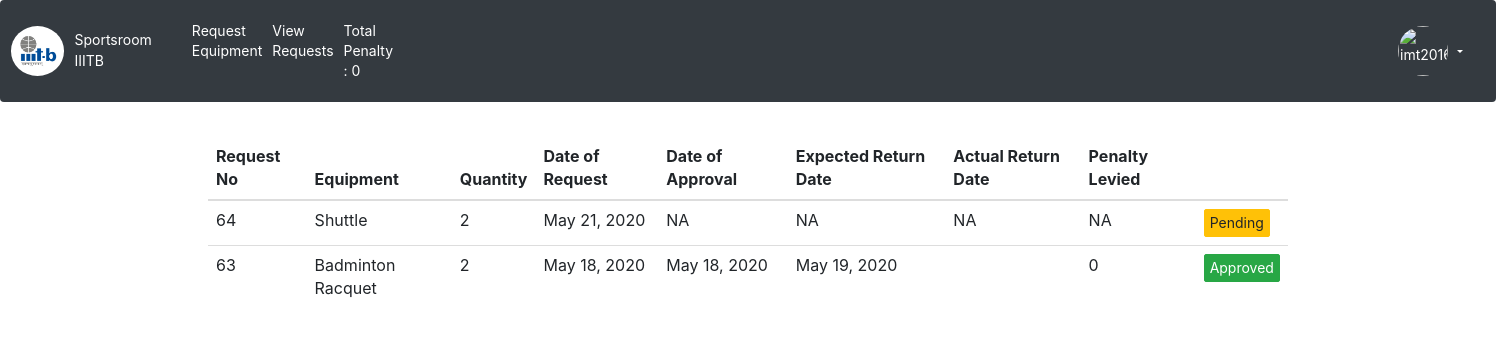
Screenshot of /sportsEquipment/viewRequest/ (signed in) with the database file from the repository.
### login/models.py (models this page shows, shortened)
class UserProfileInfo(models.Model):
    user        =   models.OneToOneField(User,on_delete = models.CASCADE)
    totalPenalty=   models.IntegerField(default=0)
    otp_no = 0
    profile_pic =   models.ImageField(upload_to="profile_pics",blank=True)
    is_verified = models.IntegerField(default=0)

### sportsEquipment/models.py (models this page shows, shortened)
class EquipmentRequest(models.Model):
	reqId           =   models.AutoField(primary_key=True)
	eqp             =   models.ForeignKey(Equipments,on_delete=models.CASCADE)
	quantity        =   models.IntegerField(validators=[MinValueValidator(1), MaxValueValidator(2)])
	user            =   models.ForeignKey(User,on_delete=models.CASCADE)
	dtOfRequest     =   models.DateTimeField()
	dtAvailed       =   models.DateTimeField(null=True)
	dtOfExpRet      =   models.DateTimeField(null=True)
	dtOfActualRet   =   models.DateTimeField(null=True)
	penalty         =   models.IntegerField(default=0)
	choices = (
		(0, 'PENDING'),
		(1, 'ACCEPTED'),
		(2, 'REJECTED'),
		(3, 'RETURNED')
	)
	reqStatus       =   models.IntegerField(default=0,choices=choices)

class Equipments(models.Model):
	eqpId       = models.AutoField(primary_key=True)
	eqpName     = models.CharField(max_length=50)
	eqpQuantity = models.IntegerField(default=0,validators=[MinValueValidator(1)])
	someInt = 0
	eqpQuantityTaken = models.IntegerField(default=0,validators=[MaxValueValidator(someInt)])
	def __init__(self,*args,**kwargs):
		super(Equipments, self).__init__(*args, **kwargs)
		if(self.someInt == 0):
			self.someInt = self.eqpQuantity

### sportsEquipment/views.py (the view)
# urls.py: path(r'viewRequest/',views.viewRequest,name='viewRequest'),
@login_required
def viewRequest(request):
	userProfile = UserProfileInfo.objects.get(user=request.user)
	user = request.user
	print(user)
	lstRequest = list(EquipmentRequest.objects.filter(user=user).order_by('-dtOfRequest'))
	print(lstRequest)
	lstRequest = utcToIst(lstRequest)
	print("No of requests: ", len(lstRequest))
	return render(request, 'EndUser/viewRequest.html', {'lstRequest': lstRequest,'userProfile': userProfile});

### sportsEquipment/views.py (called while the page is built)
def utcToIst(lstRequest):
	for request in lstRequest:
		if request.dtOfRequest is not None:
			request.dtOfRequest = request.dtOfRequest.astimezone(timezone('Asia/Kolkata'))
		if request.dtOfExpRet is not None:
			request.dtOfExpRet = request.dtOfExpRet.astimezone(timezone('Asia/Kolkata'))
		if request.dtOfActualRet is not None:
			request.dtOfActualRet = request.dtOfActualRet.astimezone(timezone('Asia/Kolkata'))
		if request.dtAvailed is not None:
			request.dtAvailed = request.dtAvailed.astimezone(timezone('Asia/Kolkata'))
	return lstRequest

### templates/EndUser/viewRequest.html
{% extends 'EndUser/advlayout.html' %}
{% block body %}
  <div class="container">
    <br>
    <table class="table table-hover">
    <thead>
      <tr>
        <th>Request No</th>
        <th>Equipment</th>
        <th>Quantity</th>
        <th>Date of Request</th>
        <th>Date of Approval</th>
        <th>Expected Return Date</th>
        <th>Actual Return Date</th>
        <th>Penalty Levied</th>
        <th></th>
      </tr>
    </thead>
    <tbody>
      {% for request in lstRequest %}
      <tr>
        <td>{{ request.reqId }}
        <td>{{ request.eqp.eqpName }}</td>
        <td>{{ request.quantity }} </td>
        <td>{{ request.dtOfRequest.date }}</td>
        <td>
            {% if request.dtAvailed.date == None %}
                NA
            {% else %}
                {{ request.dtAvailed.date }}
            {% endif %}
        </td>
        <td>
            {% if request.dtAvailed.date == None %}
                NA
            {% else %}
                {{ request.dtOfExpRet.date }}
            {% endif %}
        </td>
        <td>{% if request.dtAvailed.date == None %}
                NA
            {% else %}
                {{ request.dtOfActualRet.date }}
            {% endif %}
        </td>
        <td>{% if request.dtAvailed.date == None %}
                NA
            {% else %}
                {{ request.penalty }}
            {% endif %}
        </td>
        <td>
            {% if request.reqStatus == 0 %}
                <a href="#" class="btn btn-warning btn-sm" role="button" aria-pressed="true" style="font-size: 14px"> Pending </a>
            {% elif request.reqStatus == 1 %}
                <a href="#" class="btn btn-success btn-sm" role="button" aria-pressed="true"style="font-size: 14px" > Approved </a>
            {% elif request.reqStatus == 2 %}
                <a href="#" class="btn btn-danger btn-sm" role="button" aria-pressed="true" style="font-size: 14px"> Rejected </a>
            {% else %}
                <a href="#" class="btn btn-primary btn-sm" role="button" aria-pressed="true" style="font-size: 14px"> Item Returned </a>
            {% endif %}
        </td>
      </tr>
      {% endfor %}
    </tbody>
  </table>
  </div>
{% endblock %}

### templates/EndUser/advlayout.html (shortened to what this page needs)
{% extends 'MasterLayout/baseLayout.html' %}
{% block penalty %}
 <li class="nav-item active">
                <a class="nav-link" href="">Total Penalty : {{ userProfile.totalPenalty }} <span class="sr-only">(current)</span></a>
              </li>
            {%  endblock%}
{% block rightbar %}
              <div class ="profImg">
                    <img  src="/media/{{ userProfile.profile_pic }}" style="width:50px" alt="{{ user }}"/>
                    {% if user.is_authenticated %}
                    </div>
                    <div class="dropdown">
                      {% else %}
                    <a class="nav-link" href="{% url 'login:user_login' %}">Login</a>
                      {% endif %}
                    <button class="btn dropdown-toggle" type="button" data-toggle="dropdown" style="color: white"></button>
</div>
            {%  endblock%}

### static/css/style.css (style rules this page uses)
.nav-link { font-size:14px }
img { color: white; font-size: 14px }

### templates/MasterLayout/baseLayout.html (style rules this page uses)
img { border-radius: 50%; }

### rows the page displays
UserProfileInfo: totalPenalty "0"
EquipmentRequest: reqId "64", eqp.eqpName "Shuttle", quantity "2", dtOfRequest "May 21, 2020", shows "NA", reqStatus "Pending"
EquipmentRequest: reqId "63", eqp.eqpName "Badminton Racquet", quantity "2", dtOfRequest "May 18, 2020", dtAvailed "May 18, 2020", dtOfExpRet "May 19, 2020", penalty "0", reqStatus "Approved"
